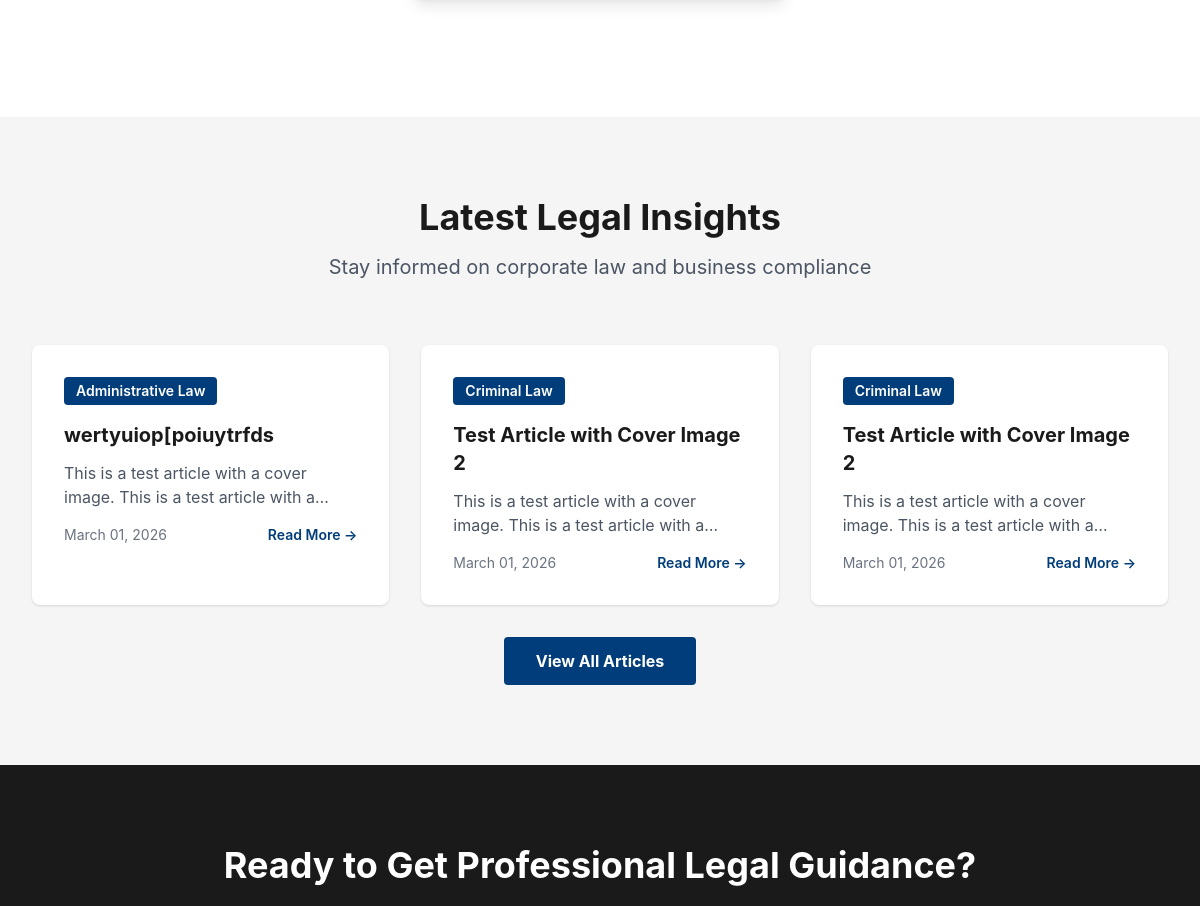
Before: / (middle part) with the older database file.
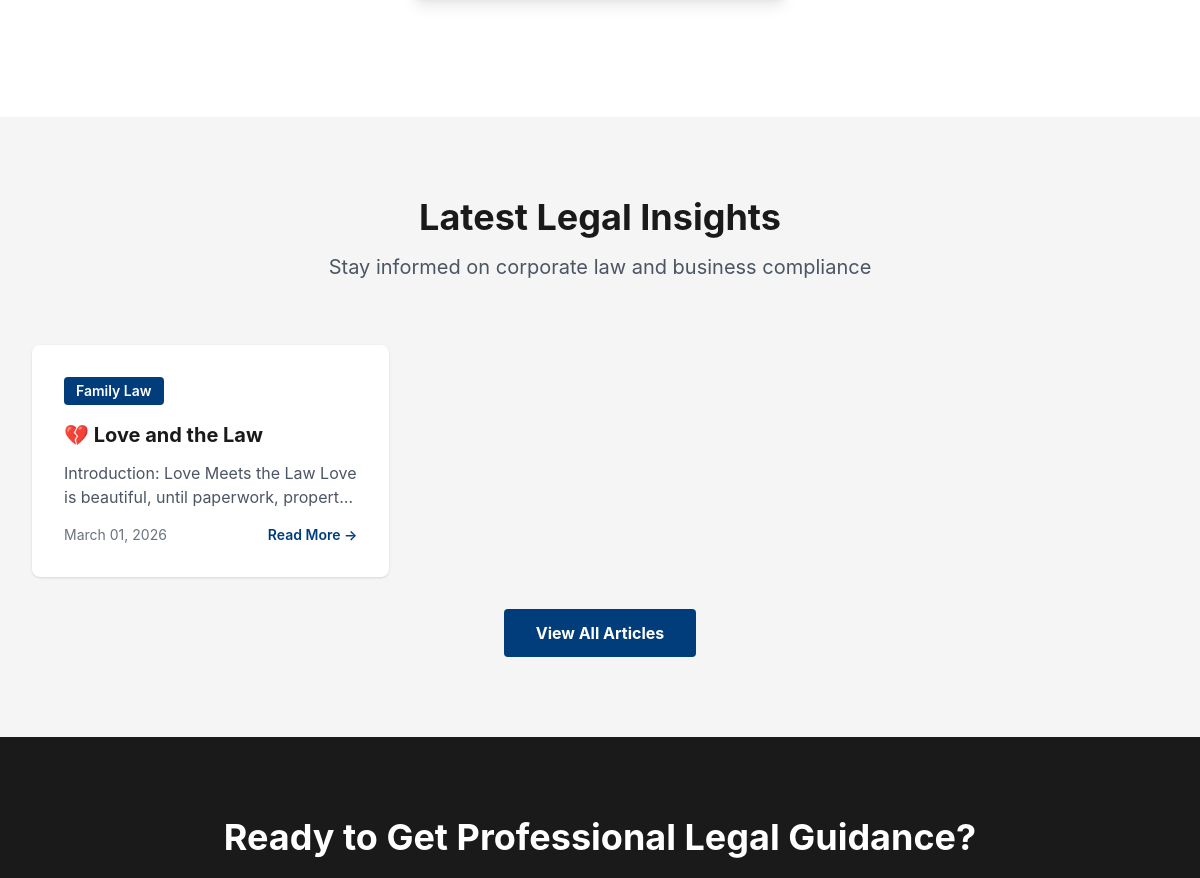
After: the same page with the newer database file.
### models.py (models this page shows, shortened)
class Article(db.Model):
    id = db.Column(db.Integer, primary_key=True)
    email = db.Column(db.String(120), nullable=False)
    title = db.Column(db.String(200), nullable=False)
    content = db.Column(db.Text, nullable=False)
    author = db.Column(db.String(100), nullable=False)
    date_posted = db.Column(db.DateTime, default=datetime.utcnow, nullable=False)
    date_submitted = db.Column(db.DateTime, default=datetime.utcnow, nullable=False)
    status = db.Column(
        db.String(20),
        nullable=False,
        default='pending',
        index=True  # ✅ Frequently queried
    )
    category = db.Column(
        db.String(100),
        nullable=False,
        default='General',
        index=True  # ✅ Frequently used for filtering
    )
    likes = db.Column(db.Integer, default=0, nullable=False)
    views = db.Column(db.Integer, default=0, nullable=False)
    cover_image = db.Column(db.String(255), nullable=True)
    document_filename = db.Column(db.String(255), nullable=True)
    deleted_at = db.Column(db.DateTime, nullable=True)
    is_draft = db.Column(db.Boolean, default=False, nullable=False)
    comments = db.relationship('Comment', backref='article', lazy=True, cascade='all, delete-orphan')
    visits = db.relationship('Visit', backref='article', lazy=True, cascade='all, delete-orphan')
    __table_args__ = (
        db.Index('idx_article_status_category', 'status', 'category'),
        db.Index('idx_article_date_posted', 'date_posted'),
        db.Index('idx_article_deleted_at', 'deleted_at'),  # ✅ For soft delete queries
        db.Index('idx_article_is_draft', 'is_draft'),  # ✅ For draft queries
    )

### blueprints/public.py (the view)
@public_bp.route('/')
def home():
    featured_articles = Article.query.filter(
        Article.status == 'approved',
        Article.deleted_at.is_(None),
        Article.is_draft == False
    ).order_by(Article.date_posted.desc()).limit(3).all()
    logger.info("Home page accessed")
    return render_template(
        'pages/home.html',
        featured_articles=featured_articles,
        page_title='Simply Law - Corporate Legal Services',
        page_description='Professional corporate legal services for Nigerian businesses'
    )

### templates/pages/home.html (shortened to what this page needs)
{% extends "base.html" %}
{% block content %}
<section class="py-20 bg-white">
</section>
{% if featured_articles %}
<section class="py-20 bg-law-gray">
    <div class="max-w-7xl mx-auto px-4 sm:px-6 lg:px-8">
        <div class="text-center mb-16">
            <h2 class="text-4xl font-bold text-law-dark mb-4">Latest Legal Insights</h2>
            <p class="text-xl text-gray-600">Stay informed on corporate law and business compliance</p>
        </div>
        <div class="grid grid-cols-1 md:grid-cols-3 gap-8 mb-8">
            {% for article in featured_articles[:3] %}
            <div class="bg-white rounded-lg overflow-hidden shadow hover:shadow-lg transition">
                <div class="p-8">
                    <span class="inline-block px-3 py-1 bg-law-blue text-white text-sm font-semibold rounded mb-4">{{ article.category }}</span>
                    <h3 class="text-xl font-bold text-law-dark mb-3">{{ article.title }}</h3>
                    <p class="text-gray-600 mb-4 line-clamp-2">{{ article.content[:150] }}...</p>
                    <div class="flex justify-between items-center text-sm text-gray-500">
                        <span>{{ article.date_posted.strftime('%B %d, %Y') }}</span>
                        <a href="{{ url_for('public.blog') }}" class="text-law-blue hover:text-law-gold font-semibold transition">Read More →</a>
                    </div>
                </div>
            </div>
            {% endfor %}
        </div>
        <div class="text-center">
            <a href="{{ url_for('public.blog') }}" class="inline-block px-8 py-3 bg-law-blue text-white font-bold rounded hover:bg-opacity-90 transition">
                View All Articles
            </a>
        </div>
    </div>
</section>
{% endif %}
<section class="py-20 bg-law-dark text-white">
    <div class="max-w-4xl mx-auto px-4 sm:px-6 lg:px-8 text-center">
        <h2 class="text-4xl font-bold mb-6">Ready to Get Professional Legal Guidance?</h2>
    </div>
</section>
{% endblock %}

### templates/base.html (shortened to what this page needs)
<!DOCTYPE html>
<html lang="en">
<head>
    <script src="https://cdn.tailwindcss.com"></script>
</head>
<body class="page-container">
    <main class="page-content">
        {% block content %}{% endblock %}
    </main>
</body>
</html>

### templates/base.html (style rules this page uses)
* { margin: 0; padding: 0; box-sizing: border-box; }
html { scroll-behavior: smooth; }
body { font-family: 'Inter', system-ui, -apple-system, sans-serif; background-color: #fafaf8; color: #1a1a1a; line-height: 1.6; }
a { transition: color 0.3s ease; }
.page-container { min-height: 100vh; display: flex; flex-direction: column; }
.page-content { flex: 1; }
.bg-law-dark { background-color: #1a1a1a; }
.bg-law-blue { background-color: #003d7a; }
.bg-law-gray { background-color: #f5f5f5; }
.text-law-dark { color: #1a1a1a; }
.text-law-blue { color: #003d7a; }
h1, h2, h3, h4, h5, h6 { font-weight: 700; line-height: 1.2; margin-bottom: 0.5rem; }
h2 { font-size: 2rem; }
h3 { font-size: 1.5rem; }
section { padding: 3rem 0; }

Changed rows visible on the page:
no longer on this page (row edited): Article: category "Administrative Law", title "wertyuiop[poiuytrfds", content "This is a test article with a cover image. This is a test article with…", date_posted "March 01, 2026"
no longer on this page (row edited): Article: category "Criminal Law", title "Test Article with Cover Image 2", content "This is a test article with a cover image. This is a test article with…", date_posted "March 01, 2026"
no longer on this page (row edited): Article: category "Criminal Law", title "Test Article with Cover Image 2", content "This is a test article with a cover image. This is a test article with…", date_posted "March 01, 2026"
added Article: category "Family Law", title "💔 Love and the Law", content "Introduction: Love Meets the Law Love is beautiful, until paperwork,…", date_posted "March 01, 2026"
